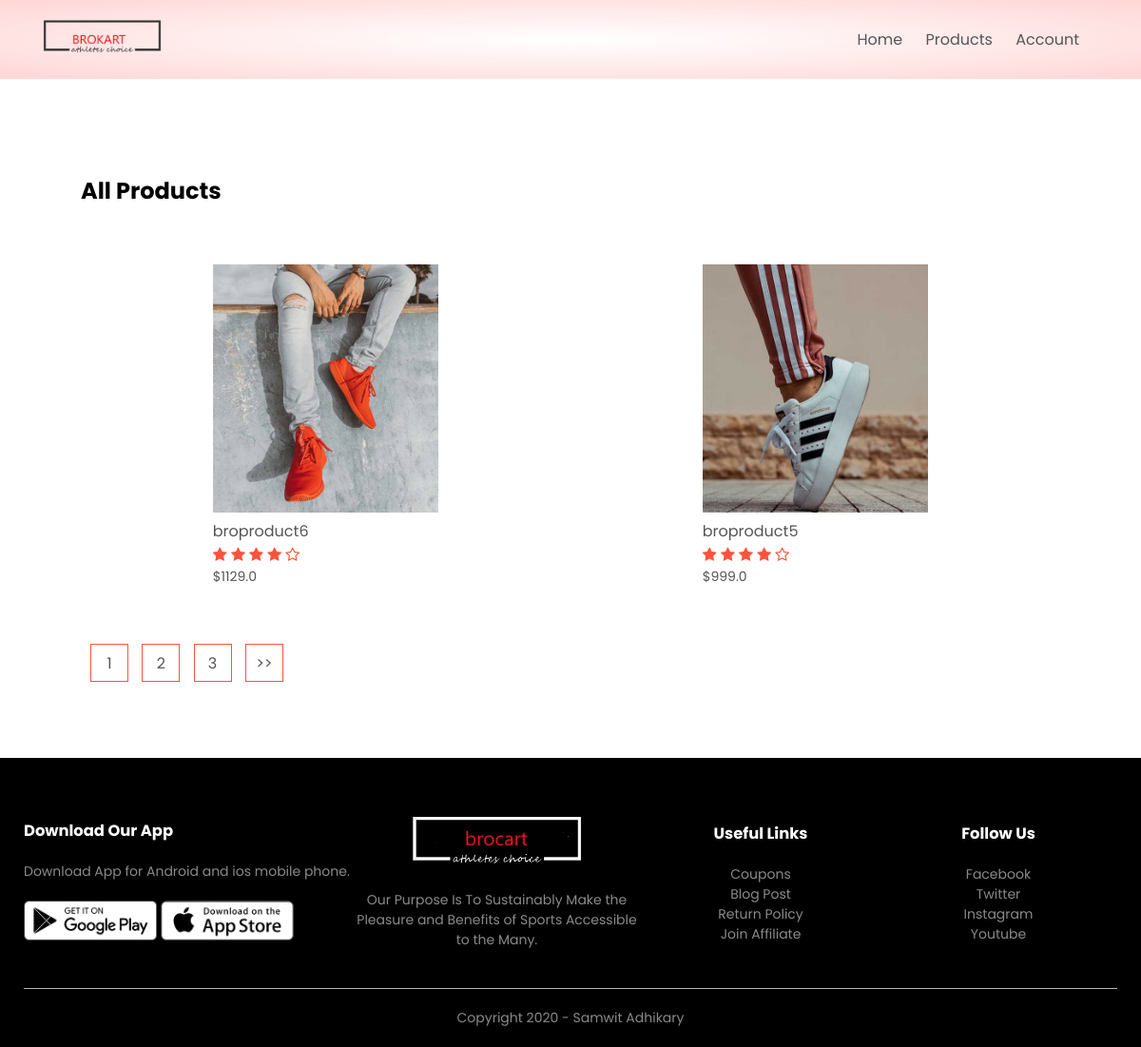
The app's page /product_list with its own data.
### products/models.py (models this page shows, shortened)
class Product(models.Model):
    LIVE=1
    DELETE=0
    DELETE_CHOICES=((LIVE,'Live'),(DELETE,'Delete'))
    title=models.CharField(max_length=200)
    price=models.FloatField()
    description=models.TextField()
    image=models.ImageField(upload_to='media/')
    priority=models.IntegerField(default=0)
    delete_status=models.IntegerField(choices=DELETE_CHOICES,default=LIVE)
    created_at=models.DateTimeField(auto_now_add=True)
    updated_at=models.DateTimeField(auto_now=True)

### products/views.py (the view)
# urls.py: path('product_list',views.list_products,name='list_product'),
def list_products(request):
    page=1
    if request.GET:
        page=request.GET.get('page',1)
    product_list=Product.objects.order_by('-priority')
    product_paginator=Paginator(product_list,2)
    product_list=product_paginator.get_page(page)
    context={'products': product_list}
    return render(request, 'products.html',context)

### products/templatetags/chunks.py (called while the page is built)
@register.filter(name='chunks')
def chunks(list_data,chunk_size):
    chunk=[]
    i=0
    for data in list_data:
        chunk.append(data)
        i=i+1
        if i==chunk_size:
            yield chunk
            i=0
            chunk=[]
    if chunk:
        yield chunk

### templates/products.html
{% extends 'blank_layout.html' %}
{% block content %}
{% include 'products_list.html' %}
{% endblock content %}

### templates/blank_layout.html (shortened to what this page needs)
{% load static %}
<!DOCTYPE html>
<html lang="en">
<head>
    <link rel="stylesheet" href="{% static 'css/style.css' %}">
    <link rel="stylesheet" href="https://stackpath.bootstrapcdn.com/font-awesome/4.7.0/css/font-awesome.min.css">
</head>
<body>
    <div class="header">
        <div class="container">
            {% include 'menu.html' %}
        </div>
    </div>
    {% block content %}{% endblock content %}
    <div class="footer">
        <div class="container">
            <div class="row">
                <div class="footer-col-1">
                    <h3>Download Our App</h3>
                    <p>Download App for Android and ios mobile phone.</p>
                    <div class="app-logo">
                        <img src="{% static  'images/play-store.png' %}">
                        <img src="{% static  'images/app-store.png' %}">
                    </div>
                </div>
                <div class="footer-col-2">
                    <img src="{% static 'images/logo-white.png' %}">
                    <p>Our Purpose Is To Sustainably Make the Pleasure and Benefits of Sports Accessible to the Many.
                    </p>
                </div>
                <div class="footer-col-3">
                    <h3>Useful Links</h3>
                    <ul>
                        <li>Coupons</li>
                        <li>Blog Post</li>
                        <li>Return Policy</li>
                        <li>Join Affiliate</li>
                    </ul>
                </div>
                <div class="footer-col-4">
                    <h3>Follow Us</h3>
                    <ul>
                        <li>Facebook</li>
                        <li>Twitter</li>
                        <li>Instagram</li>
                        <li>Youtube</li>
                    </ul>
                </div>
            </div>
            <hr>
            <p class="copyright">Copyright 2020 - Samwit Adhikary</p>
        </div>
    </div>
</body>
</html>

### templates/menu.html (shortened to what this page needs)
{% load static %}
<div class="navbar">
    <div class="logo">
        <a href="index.html"><img src="{% static 'images/logo.png' %}" alt="logo" width="125px"></a>
    </div>
    <nav>
        <ul id="MenuItems">
            <li><a href="{% url 'home' %}">Home</a></li>
            <li><a href="{% url 'list_product' %}">Products</a></li>
           {% if not user.is_authenticated %}
            <li><a href="{% url 'account' %}">Account</a></li>
            {% else %}
            <li><a href="{% url 'orders' %}">Orders</a></li>
            <li><a href="{% url 'logout' %}">logout</a></li>
            {% endif %}
        </ul>
    </nav>
</div>

### templates/banner_layout.html (shortened to what this page needs)
{% load static %}

### templates/products_list.html (shortened to what this page needs)
{% load static %}
{% load chunks %}
<div class="small-container">
    <div class="row row-2">
        <h2>All Products</h2>
    </div>
    {% for product_chunks in  products|chunks:4 %}
    <div class="row">
        {% for product in product_chunks %}
        <div class="col-4">
            <a href="{% url 'detail_product' product.id %}"><img src="{{ product.image.url }}"></a>
            <h4>{{ product.title }}</h4>
            <div class="rating">
                <i class="fa fa-star"></i>
                <i class="fa fa-star"></i>
                <i class="fa fa-star"></i>
                <i class="fa fa-star"></i>
                <i class="fa fa-star-o"></i>
            </div>
            <p>${{ product.price }}</p>
        </div>
       {% endfor %}
    </div>
    {% endfor %}
    <div class="page-btn">
        {% for i in products.paginator.page_range %}
        <a href="?page={{i}}"><span>{{i}}</span></a>
        {% endfor %}
        {% if products.has_next %}
        <a href="?page={{ products.next_page_number }}"><span>>></span></a>
        {% endif %}
    </div>
</div>

### static/css/style.css (style rules this page uses)
* { margin: 0; padding: 0; box-sizing: border-box; }
body { font-family: 'Poppins', sans-serif; }
.navbar { display: flex; align-items: center; padding: 20px; }
nav { flex: 1; text-align: right; }
nav ul { display: inline-block; list-style-type: none; }
nav ul li { display: inline-block; margin-right: 20px; }
a { text-decoration: none; color: #555; }
p { color: #555; }
.container { max-width: 1300px; margin: auto; padding-left: 25px; padding-right: 25px; }
.row { display: flex; align-items: center; flex-wrap: wrap; justify-content: space-around; }
.header { background: radial-gradient(#fff,#ffd6d6); }
.small-container { max-width: 1080px; margin: auto; padding-left: 25px; padding-right: 25px; }
.col-4 { flex-basis: 25%; padding: 10px; min-width: 200px; margin-bottom: 50px; transition: transform 0.5s; }
.col-4 img { width: 100%; }
h4 { color: #555; font-weight: normal; }
.col-4 p { font-size: 14px; }
.rating .fa { color: #ff523b; }
.footer { background: black; color: #8a8a8a; font-size: 14px; padding: 60px 0 20px; }
.footer p { color: #8a8a8a; }
.footer h3 { color: #fff; margin-bottom: 20px; }
.footer-col-1, .footer-col-2, .footer-col-3, .footer-col-4 { min-width: 250px; margin-bottom: 20px; }
.footer-col-1 { flex-basis: 30%; }
.footer-col-2 { flex: 1; text-align: center; }
.footer-col-2 img { width: 180px; margin-bottom: 20px; }
.footer-col-3, .footer-col-4 { flex-basis: 12%; text-align: center; }
ul { list-style-type: none; }
.app-logo { margin-top: 20px; }
.app-logo img { width: 140px; }
.footer hr { border: none; background: #b5b5b5; height: 1px; margin: 20px 0; }
.copyright { text-align: center; }
.row-2 { justify-content: space-between; margin: 100px auto 50px; }
.page-btn { margin: 0 auto 80px; }
.page-btn span { display: inline-block; border: 1px solid #ff523b; margin-left: 10px; width: 40px; height: 40px; text-align: center; line-height: 40px; cursor: pointer; }

### records on screen
Product: image (picture), title "broproduct6", price "1129.0"
Product: image (picture), title "broproduct5", price "999.0"

### other values on screen
{{ i }} "1" "2" "3"
